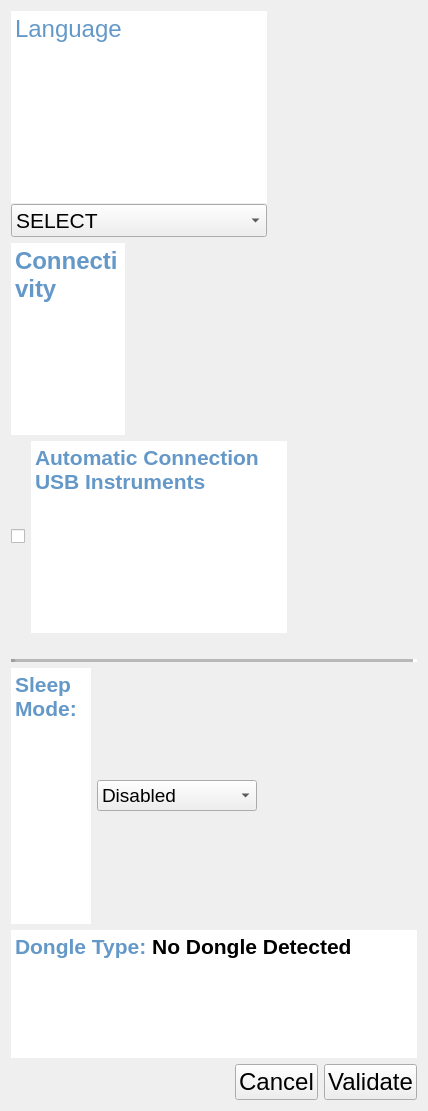
            <widget class="QWidget" name="General">
             <attribute name="title">
              <string>General</string>
             </attribute>
             <layout class="QVBoxLayout" name="verticalLayout_10">
              <item>
               <layout class="QVBoxLayout" name="verticalLayout_7" stretch="0,0,0">
                <item>
                 <layout class="QHBoxLayout" name="horizontalLayout_5" stretch="0,2">
                  <item>
                   <layout class="QVBoxLayout" name="verticalLayout_4">
                    <property name="spacing">
                     <number>1</number>
                    </property>
                    <item>
                     <widget class="QTextBrowser" name="textBrowser_59">
                      <property name="frameShape">
                       <enum>QFrame::NoFrame</enum>
                      </property>
                      <property name="html">
                       <string>&lt;!DOCTYPE HTML PUBLIC &quot;-//W3C//DTD HTML 4.0//EN&quot; &quot;http://www.w3.org/TR/REC-html40/strict.dtd&quot;&gt;
&lt;html&gt;&lt;head&gt;&lt;meta name=&quot;qrichtext&quot; content=&quot;1&quot; /&gt;&lt;meta charset=&quot;utf-8&quot; /&gt;&lt;style type=&quot;text/css&quot;&gt;
p, li { white-space: pre-wrap; }
hr { height: 1px; border-width: 0; }
li.unchecked::marker { content: &quot;\2610&quot;; }
li.checked::marker { content: &quot;\2612&quot;; }
&lt;/style&gt;&lt;/head&gt;&lt;body style=&quot; font-family:'Segoe UI'; font-size:9pt; font-weight:400; font-style:normal;&quot;&gt;
&lt;p style=&quot; margin-top:0px; margin-bottom:0px; margin-left:0px; margin-right:0px; -qt-block-indent:0; text-indent:0px;&quot;&gt;&lt;span style=&quot; font-family:'MS UI Gothic'; font-size:18pt; color:#6498c8;&quot;&gt;Language&lt;/span&gt;&lt;/p&gt;&lt;/body&gt;&lt;/html&gt;</string>
                      </property>
                     </widget>
                    </item>
                    <item>
                     <widget class="QComboBox" name="comboBox_14">
                      <property name="font">
                       <font>
                        <pointsize>16</pointsize>
                       </font>
                      </property>
                      <property name="editable">
                       <bool>false</bool>
                      </property>
                      <property name="frame">
                       <bool>true</bool>
                      </property>
                      <item>
                       <property name="text">
                        <string>SELECT </string>
                       </property>
                      </item>
                      <item>
                       <property name="text">
                        <string>ENGLISH</string>
                       </property>
                      </item>
                     </widget>
                    </item>
                   </layout>
                  </item>
                  <item>
                   <spacer name="horizontalSpacer_5">
                    <property name="orientation">
                     <enum>Qt::Horizontal</enum>
                    </property>
                    <property name="sizeHint" stdset="0">
                     <size>
                      <width>40</width>
                      <height>20</height>
                     </size>
                    </property>
                   </spacer>
                  </item>
                 </layout>
                </item>
                <item>
                 <layout class="QVBoxLayout" name="verticalLayout_5" stretch="0,0,2,0">
                  <item>
                   <layout class="QHBoxLayout" name="horizontalLayout_7" stretch="2,1,4">
                    <item>
                     <widget class="QTextBrowser" name="textBrowser_60">
                      <property name="frameShape">
                       <enum>QFrame::NoFrame</enum>
                      </property>
                      <property name="html">
                       <string>&lt;!DOCTYPE HTML PUBLIC &quot;-//W3C//DTD HTML 4.0//EN&quot; &quot;http://www.w3.org/TR/REC-html40/strict.dtd&quot;&gt;
&lt;html&gt;&lt;head&gt;&lt;meta name=&quot;qrichtext&quot; content=&quot;1&quot; /&gt;&lt;meta charset=&quot;utf-8&quot; /&gt;&lt;style type=&quot;text/css&quot;&gt;
p, li { white-space: pre-wrap; }
hr { height: 1px; border-width: 0; }
li.unchecked::marker { content: &quot;\2610&quot;; }
li.checked::marker { content: &quot;\2612&quot;; }
&lt;/style&gt;&lt;/head&gt;&lt;body style=&quot; font-family:'Segoe UI'; font-size:9pt; font-weight:400; font-style:normal;&quot;&gt;
&lt;p style=&quot; margin-top:0px; margin-bottom:0px; margin-left:0px; margin-right:0px; -qt-block-indent:0; text-indent:0px;&quot;&gt;&lt;span style=&quot; font-family:'MS UI Gothic'; font-size:18pt; font-weight:600; color:#6498c8;&quot;&gt;Connectivity&lt;/span&gt;&lt;/p&gt;&lt;/body&gt;&lt;/html&gt;</string>
                      </property>
                     </widget>
                    </item>
                    <item>
                     <widget class="QLabel" name="label_58">
                      <property name="frameShape">
                       <enum>QFrame::NoFrame</enum>
                      </property>
                      <property name="text">
                       <string/>
                      </property>
                      <property name="pixmap">
                       <pixmap resource="../../CMTI_new/qt_test/final/resource.qrc">:/img/img/U_mod.png</pixmap>
                      </property>
                      <property name="scaledContents">
                       <bool>true</bool>
                      </property>
                     </widget>
                    </item>
                    <item>
                     <spacer name="horizontalSpacer_2">
                      <property name="orientation">
                       <enum>Qt::Horizontal</enum>
                      </property>
                      <property name="sizeHint" stdset="0">
                       <size>
                        <width>40</width>
                        <height>20</height>
                       </size>
                      </property>
                     </spacer>
                    </item>
                   </layout>
                  </item>
                  <item>
                   <layout class="QHBoxLayout" name="horizontalLayout_6" stretch="0,0,1,6">
                    <item>
                     <widget class="QCheckBox" name="checkBox_3">
                      <property name="text">
                       <string/>
                      </property>
                     </widget>
                    </item>
                    <item>
                     <widget class="QTextBrowser" name="textBrowser_61">
                      <property name="frameShape">
                       <enum>QFrame::NoFrame</enum>
                      </property>
                      <property name="html">
                       <string>&lt;!DOCTYPE HTML PUBLIC &quot;-//W3C//DTD HTML 4.0//EN&quot; &quot;http://www.w3.org/TR/REC-html40/strict.dtd&quot;&gt;
&lt;html&gt;&lt;head&gt;&lt;meta name=&quot;qrichtext&quot; content=&quot;1&quot; /&gt;&lt;meta charset=&quot;utf-8&quot; /&gt;&lt;style type=&quot;text/css&quot;&gt;
p, li { white-space: pre-wrap; }
hr { height: 1px; border-width: 0; }
li.unchecked::marker { content: &quot;\2610&quot;; }
li.checked::marker { content: &quot;\2612&quot;; }
&lt;/style&gt;&lt;/head&gt;&lt;body style=&quot; font-family:'Segoe UI'; font-size:9pt; font-weight:400; font-style:normal;&quot;&gt;
&lt;p style=&quot; margin-top:0px; margin-bottom:0px; margin-left:0px; margin-right:0px; -qt-block-indent:0; text-indent:0px;&quot;&gt;&lt;span style=&quot; font-family:'MS UI Gothic'; font-size:16pt; font-weight:600; color:#6498c8;&quot;&gt;Automatic Connection USB Instruments&lt;/span&gt;&lt;/p&gt;&lt;/body&gt;&lt;/html&gt;</string>
                      </property>
                     </widget>
                    </item>
                    <item>
                     <widget class="QLabel" name="label_59">
                      <property name="frameShape">
                       <enum>QFrame::NoFrame</enum>
                      </property>
                      <property name="text">
                       <string/>
                      </property>
                      <property name="pixmap">
                       <pixmap resource="../../CMTI_new/qt_test/final/resource.qrc">:/img/img/bluetooth.png</pixmap>
                      </property>
                      <property name="scaledContents">
                       <bool>true</bool>
                      </property>
                     </widget>
                    </item>
                    <item>
                     <spacer name="horizontalSpacer_6">
                      <property name="orientation">
                       <enum>Qt::Horizontal</enum>
                      </property>
                      <property name="sizeHint" stdset="0">
                       <size>
                        <width>40</width>
                        <height>20</height>
                       </size>
                      </property>
                     </spacer>
                    </item>
                   </layout>
                  </item>
                  <item>
                   <layout class="QHBoxLayout" name="horizontalLayout_15" stretch="1,9">
                    <item>
                     <widget class="QLabel" name="label_9">
                      <property name="text">
                       <string/>
                      </property>
                     </widget>
                    </item>
                    <item>
                     <widget class="QLabel" name="label_10">
                      <property name="text">
                       <string/>
                      </property>
                     </widget>
                    </item>
                   </layout>
                  </item>
                  <item>
                   <widget class="Line" name="line_3">
                    <property name="font">
                     <font>
                      <family>MS Shell Dlg 2</family>
                      <pointsize>20</pointsize>
                      <bold>true</bold>
                     </font>
                    </property>
                    <property name="lineWidth">
                     <number>4</number>
                    </property>
                    <property name="midLineWidth">
                     <number>3</number>
                    </property>
                    <property name="orientation">
                     <enum>Qt::Horizontal</enum>
                    </property>
                   </widget>
                  </item>
                 </layout>
                </item>
                <item>
                 <layout class="QVBoxLayout" name="verticalLayout_6" stretch="2,1,3">
                  <item>
                   <layout class="QHBoxLayout" name="horizontalLayout_8" stretch="1,2,2">
                    <item>
                     <widget class="QTextBrowser" name="textBrowser_62">
                      <property name="frameShape">
                       <enum>QFrame::NoFrame</enum>
                      </property>
                      <property name="html">
                       <string>&lt;!DOCTYPE HTML PUBLIC &quot;-//W3C//DTD HTML 4.0//EN&quot; &quot;http://www.w3.org/TR/REC-html40/strict.dtd&quot;&gt;
&lt;html&gt;&lt;head&gt;&lt;meta name=&quot;qrichtext&quot; content=&quot;1&quot; /&gt;&lt;meta charset=&quot;utf-8&quot; /&gt;&lt;style type=&quot;text/css&quot;&gt;
p, li { white-space: pre-wrap; }
hr { height: 1px; border-width: 0; }
li.unchecked::marker { content: &quot;\2610&quot;; }
li.checked::marker { content: &quot;\2612&quot;; }
&lt;/style&gt;&lt;/head&gt;&lt;body style=&quot; font-family:'Segoe UI'; font-size:9pt; font-weight:400; font-style:normal;&quot;&gt;
&lt;p style=&quot; margin-top:0px; margin-bottom:0px; margin-left:0px; margin-right:0px; -qt-block-indent:0; text-indent:0px;&quot;&gt;&lt;span style=&quot; font-family:'MS UI Gothic'; font-size:16pt; font-weight:600; color:#6498c8;&quot;&gt;Sleep Mode:&lt;/span&gt;&lt;/p&gt;&lt;/body&gt;&lt;/html&gt;</string>
                      </property>
                     </widget>
                    </item>
                    <item>
                     <widget class="QComboBox" name="comboBox_15">
                      <property name="font">
                       <font>
                        <pointsize>14</pointsize>
                       </font>
                      </property>
                      <item>
                       <property name="text">
                        <string>Disabled</string>
                       </property>
                      </item>
                      <item>
                       <property name="text">
                        <string>5 min</string>
                       </property>
                      </item>
                      <item>
                       <property name="text">
                        <string>15 min</string>
                       </property>
                      </item>
                      <item>
                       <property name="text">
                        <string>30 min</string>
                       </property>
                      </item>
                      <item>
                       <property name="text">
                        <string>1 h</string>
                       </property>
                      </item>
                      <item>
                       <property name="text">
                        <string>2 h</string>
                       </property>
                      </item>
                     </widget>
                    </item>
                    <item>
                     <spacer name="horizontalSpacer_9">
                      <property name="orientation">
                       <enum>Qt::Horizontal</enum>
                      </property>
                      <property name="sizeHint" stdset="0">
                       <size>
                        <width>40</width>
                        <height>20</height>
                       </size>
                      </property>
                     </spacer>
                    </item>
                   </layout>
                  </item>
                  <item>
                   <widget class="QTextBrowser" name="textBrowser_63">
                    <property name="frameShape">
                     <enum>QFrame::NoFrame</enum>
                    </property>
                    <property name="html">
                     <string>&lt;!DOCTYPE HTML PUBLIC &quot;-//W3C//DTD HTML 4.0//EN&quot; &quot;http://www.w3.org/TR/REC-html40/strict.dtd&quot;&gt;
&lt;html&gt;&lt;head&gt;&lt;meta name=&quot;qrichtext&quot; content=&quot;1&quot; /&gt;&lt;meta charset=&quot;utf-8&quot; /&gt;&lt;style type=&quot;text/css&quot;&gt;
p, li { white-space: pre-wrap; }
hr { height: 1px; border-width: 0; }
li.unchecked::marker { content: &quot;\2610&quot;; }
li.checked::marker { content: &quot;\2612&quot;; }
&lt;/style&gt;&lt;/head&gt;&lt;body style=&quot; font-family:'Segoe UI'; font-size:9pt; font-weight:400; font-style:normal;&quot;&gt;
&lt;p style=&quot; margin-top:0px; margin-bottom:0px; margin-left:0px; margin-right:0px; -qt-block-indent:0; text-indent:0px;&quot;&gt;&lt;span style=&quot; font-family:'MS UI Gothic'; font-size:16pt; font-weight:600; color:#6498c8;&quot;&gt;Dongle Type:&lt;/span&gt;&lt;span style=&quot; font-family:'MS UI Gothic'; font-size:16pt; font-weight:600;&quot;&gt; No Dongle Detected&lt;/span&gt;&lt;/p&gt;&lt;/body&gt;&lt;/html&gt;</string>
                    </property>
                   </widget>
                  </item>
                  <item>
                   <layout class="QHBoxLayout" name="horizontalLayout_9" stretch="4,1,1">
                    <item>
                     <spacer name="horizontalSpacer_7">
                      <property name="orientation">
                       <enum>Qt::Horizontal</enum>
                      </property>
                      <property name="sizeHint" stdset="0">
                       <size>
                        <width>40</width>
                        <height>20</height>
                       </size>
                      </property>
                     </spacer>
                    </item>
                    <item>
                     <widget class="QPushButton" name="pushButton_12">
                      <property name="font">
                       <font>
                        <pointsize>18</pointsize>
                       </font>
                      </property>
                      <property name="styleSheet">
                       <string notr="true">background-color: rgbrgb(85, 170, 255);</string>
                      </property>
                      <property name="text">
                       <string>Cancel</string>
                      </property>
                     </widget>
                    </item>
                    <item>
                     <widget class="QPushButton" name="pushButton_9">
                      <property name="font">
                       <font>
                        <pointsize>18</pointsize>
                       </font>
                      </property>
                      <property name="styleSheet">
                       <string notr="true">background-color: rgbrgb(85, 170, 255);</string>
                      </property>
                      <property name="text">
                       <string>Validate</string>
                      </property>
                     </widget>
                    </item>
                   </layout>
                  </item>
                 </layout>
                </item>
               </layout>
              </item>
             </layout>
            </widget>
